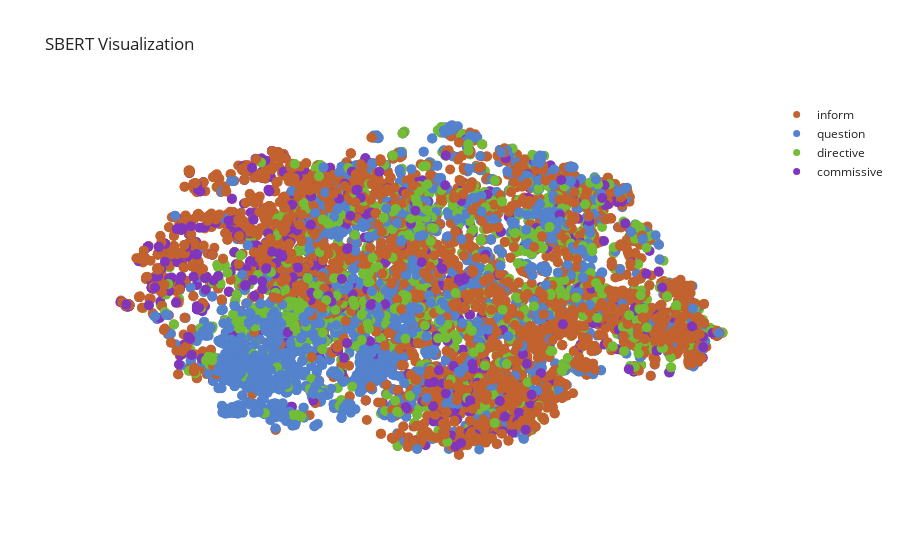

The code cell stored with this chart in its notebook:
### Code cell
fig = go.Figure(data=data, layout=layout)
fig.update_layout(template='simple_white')
fig.show()

### Figure 1 — Plotly figure (JSON) as saved in the notebook; plotly's stock layout.template omitted (floating-point values rounded to 4 significant figures; data arrays with more than 128 entries replaced by an {"elided": "..."} marker saying what was removed)
{"data": [{"marker": {"color": "#c2622f", "size": 7, "symbol": "circle"}, "mode": "markers", "name": "inform", "type": "scatter", "x": [null], "y": [null]}, {"marker": {"color": "#5482cc", "size": 7, "symbol": "circle"}, "mode": "markers", "name": "question", "type": "scatter", "x": [null], "y": [null]}, {"marker": {"color": "#72bd35", "size": 7, "symbol": "circle"}, "mode": "markers", "name": "directive", "type": "scatter", "x": [null], "y": [null]}, {"marker": {"color": "#8035bd", "size": 7, "symbol": "circle"}, "mode": "markers", "name": "commissive", "type": "scatter", "x": [null], "y": [null]}, {"customdata": {"elided": "10000 str values"}, "hovertemplate": "Text: %{text}<br>Dialog Act: %{customdata}<extra></extra>", "marker": {"color": {"elided": "10000 str values"}, "size": 10}, "mode": "markers", "name": "", "showlegend": false, "text": {"elided": "10000 str values"}, "type": "scatter", "x": {"elided": "10000 float values"}, "y": {"elided": "10000 float values"}}], "layout": {"hovermode": "closest", "title": {"text": "SBERT Visualization"}, "xaxis": {"showgrid": false, "title": {"text": "Dimension 1"}, "visible": false}, "yaxis": {"showgrid": false, "title": {"text": "Dimension 2"}, "visible": false}}}
